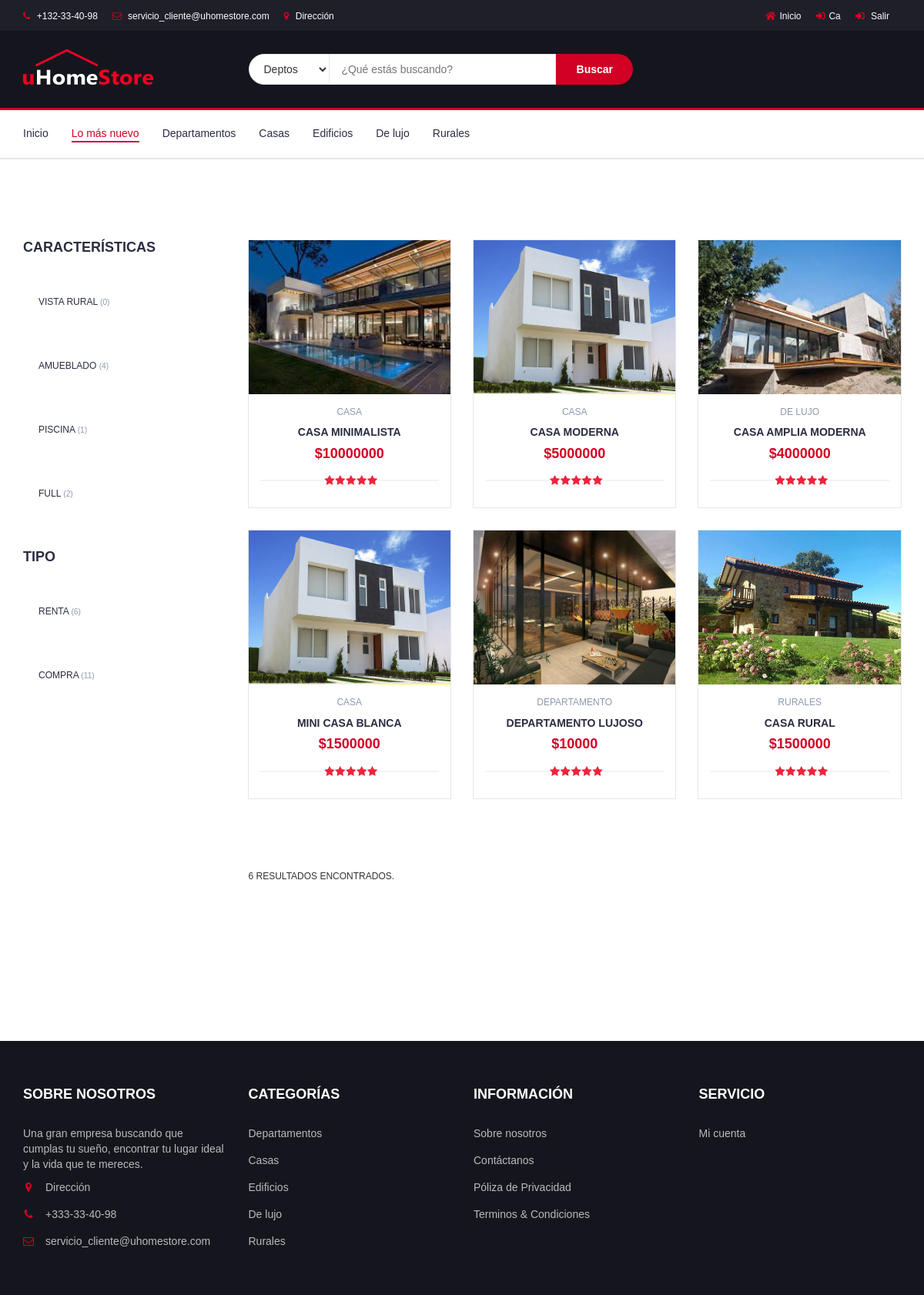
The app's page /filtro2.php?var1=Nuevo&var2=all&var3=all (signed in) with its own data.
### tables this page shows
CREATE TABLE IF NOT EXISTS `inmobilaria` (
  `idinmobiliaria` int(11) NOT NULL AUTO_INCREMENT,
  `nombreIn` varchar(45) NOT NULL,
  `descripcionIn` varchar(200) NOT NULL,
  `precioIn` varchar(45) NOT NULL,
  `direccionIn` varchar(45) NOT NULL,
  `etiqueta1` varchar(45) NOT NULL,
  `etiqueta2` varchar(45) NOT NULL,
  `etiqueta3` varchar(45) NOT NULL,
  `etiqueta4` varchar(45) NOT NULL,
  `etiqueta5` varchar(45) NOT NULL,
  `imgIn` varchar(45) NOT NULL,
  `destino` varchar(200) NOT NULL,
  `detalles_iddetalles` int(11) NOT NULL,
  `empleados_idempleados` int(11) NOT NULL,
  `clientes_idclientes` int(11) NOT NULL,
  `status` enum('ACEPTADO','DENEGADO','REVISION') NOT NULL,
  `comentarios` varchar(200) DEFAULT NULL,
  PRIMARY KEY (`idinmobiliaria`),
  KEY `detalles_iddetalles` (`detalles_iddetalles`),
  KEY `empleados_idempleados` (`empleados_idempleados`),
  KEY `clientes_idclientes` (`clientes_idclientes`)
);

### filtro2.php (the view, shortened to what this page needs)
<?php
	include 'z_serv.php';
	$v1 = $_GET['var1'] OR die("Por favor seleccione una opción válida");
	if($v1==100){
		$opcion=$_POST['opcion'];
		$v1=$opcion;
        $v2="all";
		$v3="all";
	}else{
		$v2 = $_GET['var2'] OR die("Por favor seleccione una opción válida");
		$v3 = $_GET['var3'] OR die("Por favor seleccione una opción válida");
	}
?>
<!DOCTYPE html>
<html lang="en">
	<head>
        <link rel="stylesheet" href="https://use.fontawesome.com/releases/v5.5.0/css/all.css" >
		<link type="text/css" rel="stylesheet" href="css/bootstrap.min.css"/>
		<link rel="stylesheet" href="css/font-awesome.min.css">
		<link type="text/css" rel="stylesheet" href="css/style.css"/>
    </head>
	<body>
		<header>
			<div id="top-header">
				<div class="container">
					<ul class="header-links pull-left">
						<li><a href="#"><i class="fa fa-phone"></i> +132-33-40-98</a></li>
						<li><a href="#"><i class="fa fa-envelope-o"></i> servicio_cliente@uhomestore.com</a></li>
						<li><a href="#"><i class="fa fa-map-marker"></i> Dirección</a></li>
					</ul>
					<ul class="header-links pull-right">
						<li><a href="index2.php"><i class="fas fa-home"></i>Inicio</a></li>
						<li><a href="cuenta.php"><i class="fas fa-sign-in-alt"></i><?php echo ''.$_SESSION['usuario2']. ''; ?></a></li>
                    	<li><a href="z_logout.php"><i class="fas fa-sign-in-alt"></i> Salir</a></li>
					</ul>
				</div>
			</div>
			<div id="header">
				<div class="container">
					<div class="row">
						<div class="col-md-3">
							<div class="header-logo">
								<a href="#" class="logo">
									<img src="./img/logo.png" alt="">
								</a>
							</div>
						</div>
						<div class="col-md-6">
							<div class="header-search">
								<form action="filtro2.php?var1=100" method="post">
									<select class="input-select" name="opcion">
										<option value="Departamento">Deptos</option>
									</select>
									<input name= "buscador" class="input" placeholder="¿Qué estás buscando?" disabled>
									<button class="search-btn">Buscar</button>
								</form>
							</div>
						</div>
						<div class="col-md-3 clearfix">
						</div>
					</div>
				</div>
			</div>
		</header>
		<nav id="navigation">
			<div class="container">
				<div id="responsive-nav">
					<ul class="main-nav nav navbar-nav">
					<li><a href="index2.php">Inicio</a></li>
						<li <?php if($v1=='Nuevo'){ echo 'class="active"'; }?> ><a href="filtro2.php?var1=Nuevo&var2=all&var3=all">Lo más nuevo</a></li>
						<li <?php if($v1=='Departamento'){ echo 'class="active"'; }?>><a href="filtro2.php?var1=Departamento&var2=all&var3=all">Departamentos</a></li>
						<li <?php if($v1=='Casa'){ echo 'class="active"'; }?>><a href="filtro2.php?var1=Casa&var2=all&var3=all">Casas</a></li>
						<li <?php if($v1=='Edificio'){ echo 'class="active"'; }?>><a href="filtro2.php?var1=Edificio&var2=all&var3=all">Edificios</a></li>
						<li <?php if($v1=='De lujo'){ echo 'class="active"'; }?>><a href="filtro2.php?var1=De lujo&var2=all&var3=all">De lujo</a></li>
						<li <?php if($v1=='Rurales'){ echo 'class="active"'; }?>><a href="filtro2.php?var1=Rurales&var2=all&var3=all">Rurales</a></li>
					</ul>
				</div>
			</div>
		</nav>
<br><br><br>
		<div class="section">
			<div class="container">
				<div class="row">
					<div id="aside" class="col-md-3">
						<div class="aside">
							<h3 class="aside-title">Características</h3>
							<div class="checkbox-filter">
								<div class="input-checkbox">
									<label for="brand-1">
									<ul class="main-nav nav navbar-nav">
									<li <?php if($v2=='Vista-Rural'){ echo 'class="active"'; }?>><a  href="filtro2.php?var1=<?php echo $v1; ?>&var2=Vista-Rural&var3=<?php echo $v3; ?>" >VISTA RURAL <small>
										<?php
										if($v3=='all'){
											$todo2= "SELECT * FROM inmobilaria WHERE etiqueta4 ='Vista-Rural' AND etiqueta1='$v1' AND status = 'ACEPTADO'";
										}else{
											$todo2= "SELECT * FROM inmobilaria WHERE (etiqueta3 ='Vista-Rural' AND etiqueta1='$v1' AND etiqueta2='$v3') OR etiqueta3 ='Vista-Rural' AND etiqueta5='$v1'  AND etiqueta2='$v3' AND status = 'ACEPTADO' ";
										}
										$ejecuta2= mysqli_query($conect,$todo2);
										$count = $ejecuta2->num_rows;
										echo "(".$count.")";
										?>
										</small></a>
										</li>
									</label>
								</div>
								<div class="input-checkbox">
									<label for="brand-2">
									<ul class="main-nav nav navbar-nav">
									<li <?php if($v2=='Amueblado'){ echo 'class="active"'; }?>><a href="filtro2.php?var1=<?php echo $v1; ?>&var2=Amueblado&var3=<?php echo $v3; ?>">AMUEBLADO <small>
										<?php
										$todo2= "SELECT * FROM inmobilaria WHERE etiqueta3 ='Amueblado' AND status = 'ACEPTADO'";
										$ejecuta2= mysqli_query($conect,$todo2);
										$count = $ejecuta2->num_rows;
										echo "(".$count.")";
										?>
										</small></a>
										</li>
									</label>
								</div>
								<div class="input-checkbox">
									<label for="brand-3">
									<ul class="main-nav nav navbar-nav">
									<li <?php if($v2=='Con piscina'){ echo 'class="active"'; }?>><a href="filtro2.php?var1=<?php echo $v1; ?>&var2=Con piscina&var3=<?php echo $v3; ?>">PISCINA 	<small>
										<?php
										$todo2= "SELECT * FROM inmobilaria WHERE etiqueta3 ='Con piscina' AND status = 'ACEPTADO'";
										$ejecuta2= mysqli_query($conect,$todo2);
										$count = $ejecuta2->num_rows;
										echo "(".$count.")";
										?>
										</small></a>
										</li>
									</label>
								</div>
								<div class="input-checkbox">
									<label for="brand-4">
									<ul class="main-nav nav navbar-nav">
									<li <?php if($v2=='Full'){ echo 'class="active"'; }?>><a href="filtro2.php?var1=<?php echo $v1; ?>&var2=Full&var3=<?php echo $v3; ?>">FULL <small>
										<?php
										$todo2= "SELECT * FROM inmobilaria WHERE etiqueta3 ='Full' AND status = 'ACEPTADO'";
										$ejecuta2= mysqli_query($conect,$todo2);
										$count = $ejecuta2->num_rows;
										echo "(".$count.")";
										?>
										</small></a>
										</li>
									</label>
								</div>
							</div>
						</div>
						<div class="aside">
							<h3 class="aside-title">TIPO</h3>
							<div class="checkbox-filter">
								<div class="input-checkbox">
									<label for="brand1-1">
									<ul class="main-nav nav navbar-nav">
									<li <?php if($v3=='Renta'){ echo 'class="active"'; }?>><a href="filtro2.php?var1=<?php echo $v1; ?>&var2=<?php echo $v2; ?>&var3=Renta">RENTA 	<small>
										<?php
										$todo2= "SELECT * FROM inmobilaria WHERE etiqueta2 ='Renta' AND status = 'ACEPTADO'";
										$ejecuta2= mysqli_query($conect,$todo2);
										$count = $ejecuta2->num_rows;
										echo "(".$count.")";
										?>
										</small></a>
										</li>
									</label>
								</div>
								<div class="input-checkbox">
									<label for="brand1-2">
									<ul class="main-nav nav navbar-nav">
									<li <?php if($v3=='Compra'){ echo 'class="active"'; }?>><a href="filtro2.php?var1=<?php echo $v1; ?>&var2=<?php echo $v2; ?>&var3=Compra">COMPRA <small>
										<?php
										$todo2= "SELECT * FROM inmobilaria WHERE etiqueta2 ='Compra' AND status = 'ACEPTADO'";
										$ejecuta2= mysqli_query($conect,$todo2);
										$count = $ejecuta2->num_rows;
										echo "(".$count.")";
										?>
										</small></a>
										</li>
									</label>
								</div>
							</div>
						</div>
					</div>
					<div id="store" class="col-md-9">
						<div class="row">
						<?php
						if($v2=='all' && $v3=='all'){
							$todo2= "SELECT * FROM inmobilaria WHERE etiqueta5 ='$v1' AND status = 'ACEPTADO'";
						}else if($v2 !='all' && $v3=='all'){
							$todo2= "SELECT * FROM inmobilaria WHERE etiqueta5 ='$v1' AND etiqueta3='$v2' OR etiqueta5 ='$v1' AND etiqueta3='$v2' AND status = 'ACEPTADO'";
						}else if($v2!='all' && $v3 != 'all'){
							$todo2= "SELECT * FROM inmobilaria WHERE etiqueta5 ='$v1' AND etiqueta3='$v2' AND etiqueta2='$v3' OR etiqueta5 ='$v1' AND etiqueta3='$v2' AND etiqueta2='$v3' AND status = 'ACEPTADO'";
						}
						$ejecuta2= mysqli_query($conect,$todo2);
						$listaA = mysqli_fetch_array($ejecuta2);
						$count = $ejecuta2->num_rows;
						for($y=0; $y<$count; $y++){
						?>
							<div class="col-md-4 col-xs-6">
								<div class="product">
									<div class="product-img">
										<?php  echo '<img src="'.$listaA['destino'].'" width="200px" height="200px">'; ?>
									</div>
									<div class="product-body">
										<p class="product-category"><?php echo $listaA["etiqueta1"]."</p>"; ?>
										<h3 class="product-name"><a href="#"><?php echo $listaA["nombreIn"]."</a>"; ?></h3>
										<h4 class="product-price"><?php echo $listaA["precioIn"].""; ?> </h4>
										<div class="product-rating">
											<i class="fa fa-star"></i>
											<i class="fa fa-star"></i>
											<i class="fa fa-star"></i>
											<i class="fa fa-star"></i>
											<i class="fa fa-star"></i>
										</div>
									</div>
									<div class="add-to-cart">
									<a href="verMas2.php?var1=<?php echo $listaA["idinmobiliaria"].""; ?>"><button class="add-to-cart-btn"><i class="fa fa-shopping-cart"></i>AGENDAR CITA</button></a>
									</div>
								</div>
							</div>
						<?php
							$listaA = mysqli_fetch_array($ejecuta2);
					} ?>
						</div>
						<br><br><br>
						<div class="store-filter clearfix">
							<span class="store-qty"><?php if($count>1 || $count<1){echo $count." resultados encontrados.";}else{echo $count." resultado encontrado.";}  ?></span>
						</div>
					</div>
				</div>
			</div>
		</div>
		<br><br><br><br><br><br><br><br>
		<footer id="footer">
			<div class="section">
				<div class="container">
					<div class="row">
						<div class="col-md-3 col-xs-6">
							<div class="footer">
								<h3 class="footer-title">Sobre nosotros </h3>
								<p>Una gran empresa buscando que cumplas tu sueño, encontrar tu lugar ideal y la vida que te mereces. </p>
								<ul class="footer-links">
									<li><a href="#"><i class="fa fa-map-marker"></i>Dirección</a></li>
									<li><a href="#"><i class="fa fa-phone"></i>+333-33-40-98</a></li>
									<li><a href="#"><i class="fa fa-envelope-o"></i>servicio_cliente@uhomestore.com</a></li>
								</ul>
							</div>
						</div>
						<div class="col-md-3 col-xs-6">
							<div class="footer">
								<h3 class="footer-title">Categorías</h3>
								<ul class="footer-links">
									<li><a href="filtro2.php?var1=Departamento&var2=all&var3=all">Departamentos</a></li>
						<li><a href="filtro2.php?var1=Casa&var2=all&var3=all">Casas</a></li>
						<li><a href="filtro2.php?var1=Edificio&var2=all&var3=all">Edificios</a></li>
						<li><a href="filtro2.php?var1=De lujo&var2=all&var3=all">De lujo</a></li>
						<li><a href="filtro2.php?var1=Rurales&var2=all&var3=all">Rurales</a></li>
								</ul>
							</div>
						</div>
						<div class="col-md-3 col-xs-6">
							<div class="footer">
								<h3 class="footer-title">Información</h3>
								<ul class="footer-links">
									<li><a href="#openModal5">Sobre nosotros</a></li>
									<li><a href="#openModal3">Contáctanos</a></li>
									<li><a href="#">Póliza de Privacidad</a></li>
									<li><a href="#">Terminos & Condiciones</a></li>
								</ul>
							</div>
						</div>
						<div class="col-md-3 col-xs-6">
							<div class="footer">
								<h3 class="footer-title">Servicio</h3>
								<ul class="footer-links">
									<li><a href="cuenta.php">Mi cuenta</a></li>
								</ul>
							</div>
						</div>
					</div>
				</div>
			</div>
		</footer>
	</body>
</html>

### records on screen
inmobilaria: detalles_iddetalles "4", destino (picture), etiqueta1 "DE LUJO", nombreIn "CASA AMPLIA MODERNA", precioIn "$4000000"
inmobilaria: idinmobiliaria "2", destino (picture), etiqueta1 "CASA", nombreIn "CASA MODERNA", precioIn "$5000000"
inmobilaria: destino (picture), etiqueta1 "CASA", nombreIn "CASA MINIMALISTA", precioIn "$10000000"
inmobilaria: destino (picture), etiqueta1 "CASA", nombreIn "MINI CASA BLANCA", precioIn "$1500000"
inmobilaria: destino (picture), etiqueta1 "DEPARTAMENTO", nombreIn "DEPARTAMENTO LUJOSO", precioIn "$10000"
inmobilaria: destino (picture), etiqueta1 "RURALES", nombreIn "CASA RURAL", precioIn "$1500000"
inmobilaria: idinmobiliaria "6"

### other values on screen
$_SESSION['usuario2'] "Ca"
$count "0"
$count "1"
$count "6"
$count "11"
